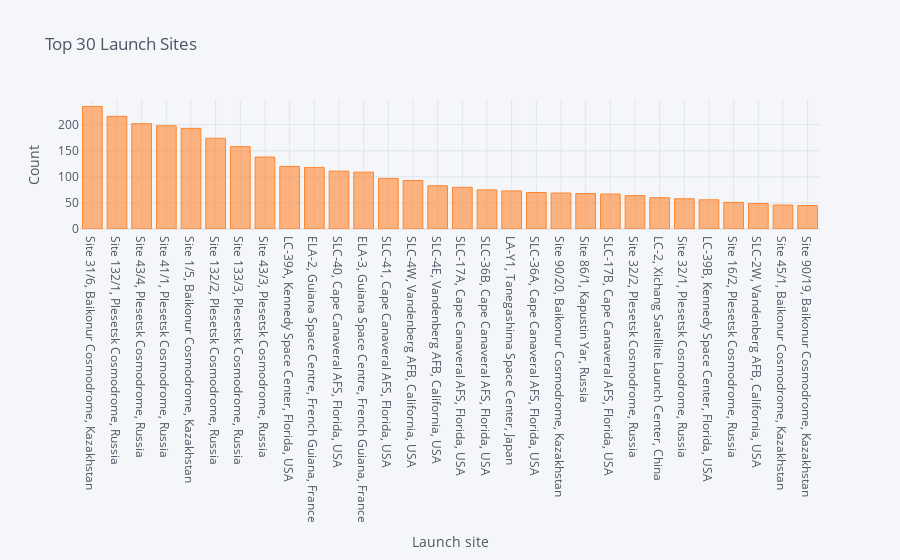

Source (notebook cell):
### Markdown cell above
### 4.6. Top 30 Launch Sites

### Code cell
top_loc = space['Location'].value_counts().head(30)
top_loc.iplot(kind='bar', xTitle = 'Launch site', yTitle = "Count", title = 'Top 30 Launch Sites', color = '#FF8630')

### Figure 1 — Plotly figure (JSON) as saved in the notebook; plotly's stock layout.template omitted (floating-point values rounded to 4 significant figures)
{"data": [{"marker": {"color": "rgba(255, 134, 48, 0.6)", "line": {"color": "rgba(255, 134, 48, 1.0)", "width": 1}}, "name": "Location", "orientation": "v", "text": "", "type": "bar", "x": ["Site 31/6, Baikonur Cosmodrome, Kazakhstan", "Site 132/1, Plesetsk Cosmodrome, Russia", "Site 43/4, Plesetsk Cosmodrome, Russia", "Site 41/1, Plesetsk Cosmodrome, Russia", "Site 1/5, Baikonur Cosmodrome, Kazakhstan", "Site 132/2, Plesetsk Cosmodrome, Russia", "Site 133/3, Plesetsk Cosmodrome, Russia", "Site 43/3, Plesetsk Cosmodrome, Russia", "LC-39A, Kennedy Space Center, Florida, USA", "ELA-2, Guiana Space Centre, French Guiana, France", "SLC-40, Cape Canaveral AFS, Florida, USA", "ELA-3, Guiana Space Centre, French Guiana, France", "SLC-41, Cape Canaveral AFS, Florida, USA", "SLC-4W, Vandenberg AFB, California, USA", "SLC-4E, Vandenberg AFB, California, USA", "SLC-17A, Cape Canaveral AFS, Florida, USA", "SLC-36B, Cape Canaveral AFS, Florida, USA", "LA-Y1, Tanegashima Space Center, Japan", "SLC-36A, Cape Canaveral AFS, Florida, USA", "Site 90/20, Baikonur Cosmodrome, Kazakhstan", "Site 86/1, Kapustin Yar, Russia", "SLC-17B, Cape Canaveral AFS, Florida, USA", "Site 32/2, Plesetsk Cosmodrome, Russia", "LC-2, Xichang Satellite Launch Center, China", "Site 32/1, Plesetsk Cosmodrome, Russia", "LC-39B, Kennedy Space Center, Florida, USA", "Site 16/2, Plesetsk Cosmodrome, Russia", "SLC-2W, Vandenberg AFB, California, USA", "Site 45/1, Baikonur Cosmodrome, Kazakhstan", "Site 90/19, Baikonur Cosmodrome, Kazakhstan"], "y": [235, 216, 202, 198, 193, 174, 158, 138, 120, 118, 111, 109, 97, 93, 83, 80, 75, 73, 70, 69, 68, 67, 64, 60, 58, 56, 51, 49, 46, 45]}], "layout": {"legend": {"bgcolor": "#F5F6F9", "font": {"color": "#4D5663"}}, "paper_bgcolor": "#F5F6F9", "plot_bgcolor": "#F5F6F9", "title": {"font": {"color": "#4D5663"}, "text": "Top 30 Launch Sites"}, "xaxis": {"gridcolor": "#E1E5ED", "showgrid": true, "tickfont": {"color": "#4D5663"}, "title": {"font": {"color": "#4D5663"}, "text": "Launch site"}, "zerolinecolor": "#E1E5ED"}, "yaxis": {"gridcolor": "#E1E5ED", "showgrid": true, "tickfont": {"color": "#4D5663"}, "title": {"font": {"color": "#4D5663"}, "text": "Count"}, "zerolinecolor": "#E1E5ED"}}}
